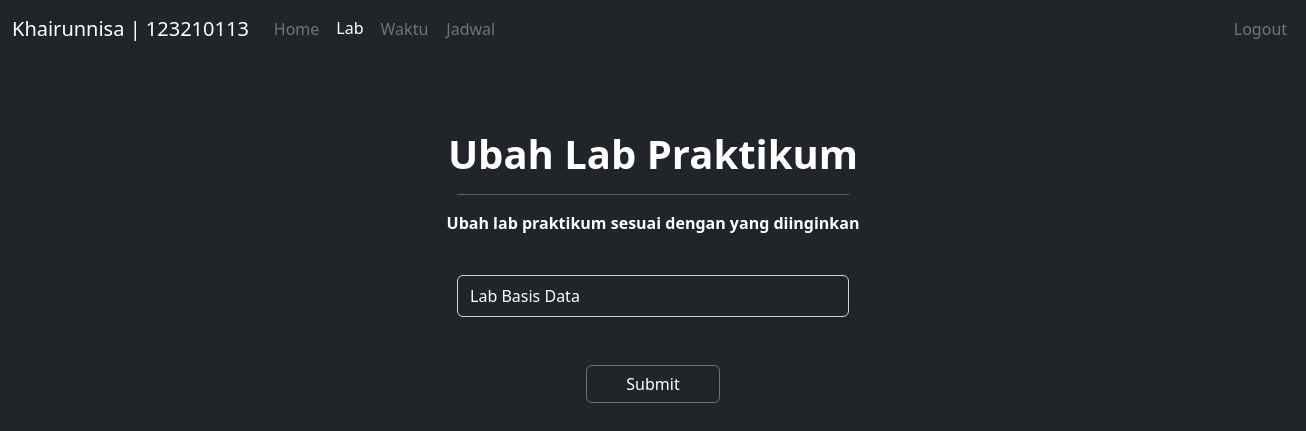
Screenshot of /lab_edit.php (signed in) with the database file from the repository.
### tables this page shows
CREATE TABLE `user` (
  `id_user` int(11) NOT NULL,
  `username` varchar(20) NOT NULL,
  `password` varchar(20) NOT NULL
);

CREATE TABLE `lab` (
  `id_lab` int(11) NOT NULL,
  `lab` varchar(30) NOT NULL
);

### lab_edit.php (the view, shortened to what this page needs)
<!DOCTYPE html>
<html>
<head>
    <link href="https://cdn.jsdelivr.net/npm/bootstrap@5.2.2/dist/css/bootstrap.min.css" rel="stylesheet">
</head>
<body class="bg-dark text-white">
	<nav class="navbar navbar-expand-lg bg-dark">
		<div class="container-fluid">
			<span class="navbar-brand mb-0 h1 text-white">
				<?php
					include ('koneksi.php');
					$sql	= "SELECT * FROM user";
					$query	= mysqli_query($koneksi, $sql);
					$data 	= mysqli_fetch_array($query);
				?>
				<?= $data['username']; ?> | <?= $data['id_user']; ?>
			</span>
			<div class="collapse navbar-collapse" id="navbarNav">
				<ul class="navbar-nav">
					<li class="nav-item">
						<a class="nav-link text-secondary btn btn-dark" href="index.php">Home</a>
					</li>
					<li class="nav-item">
						<a class="nav-link active text-white" href="lab.php" aria-current="page">Lab</a>
					</li>
					<li class="nav-item">
						<a class="nav-link text-secondary btn btn-dark" href="waktu.php">Waktu</a>
					</li>
					<li class="nav-item">
						<a class="nav-link text-secondary btn btn-dark" href="jadwal.php">Jadwal</a>
					</li>
					<li class="nav-item" style="margin-left: 232%">
						<a class="nav-link text-secondary btn btn-dark" href="logout.php">Logout</a>
					</li>
				</ul>
			</div>
		</div>
	</nav>
	<center>
		<br><br><br>
		<h1 class="fw-semibold fs-1">Ubah Lab Praktikum</h1>
		<hr style="margin-left: 35%; margin-right: 35%">
		<p class="fw-semibold fs-6">Ubah lab praktikum sesuai dengan yang diinginkan</p>
		<br>
		<form method="POST" action="lab_edit_proses.php" style="margin-left: 35%; margin-right: 35%">
			<?php
				include('koneksi.php');
				$sql	= "SELECT * FROM lab";
				$query 	= mysqli_query($koneksi, $sql);
				$data	= mysqli_fetch_array($query);
			?>
			<input type="text" class="form-control bg-dark text-white pt-2 pb-2" name="lab" placeholder="Masukkan Lab Praktikum" value="<?= $data['lab'];  ?>" required=""><br>
			<br>
			<button type="submit" class="btn btn-dark text-white btn-outline-secondary" style="padding-left: 10%; padding-right: 10%">Submit</button>
		</form>
	</center>
</body>
</html>

### rows the page displays
user: username "Khairunnisa", id_user "123210113"
lab: lab "Lab Basis Data"
